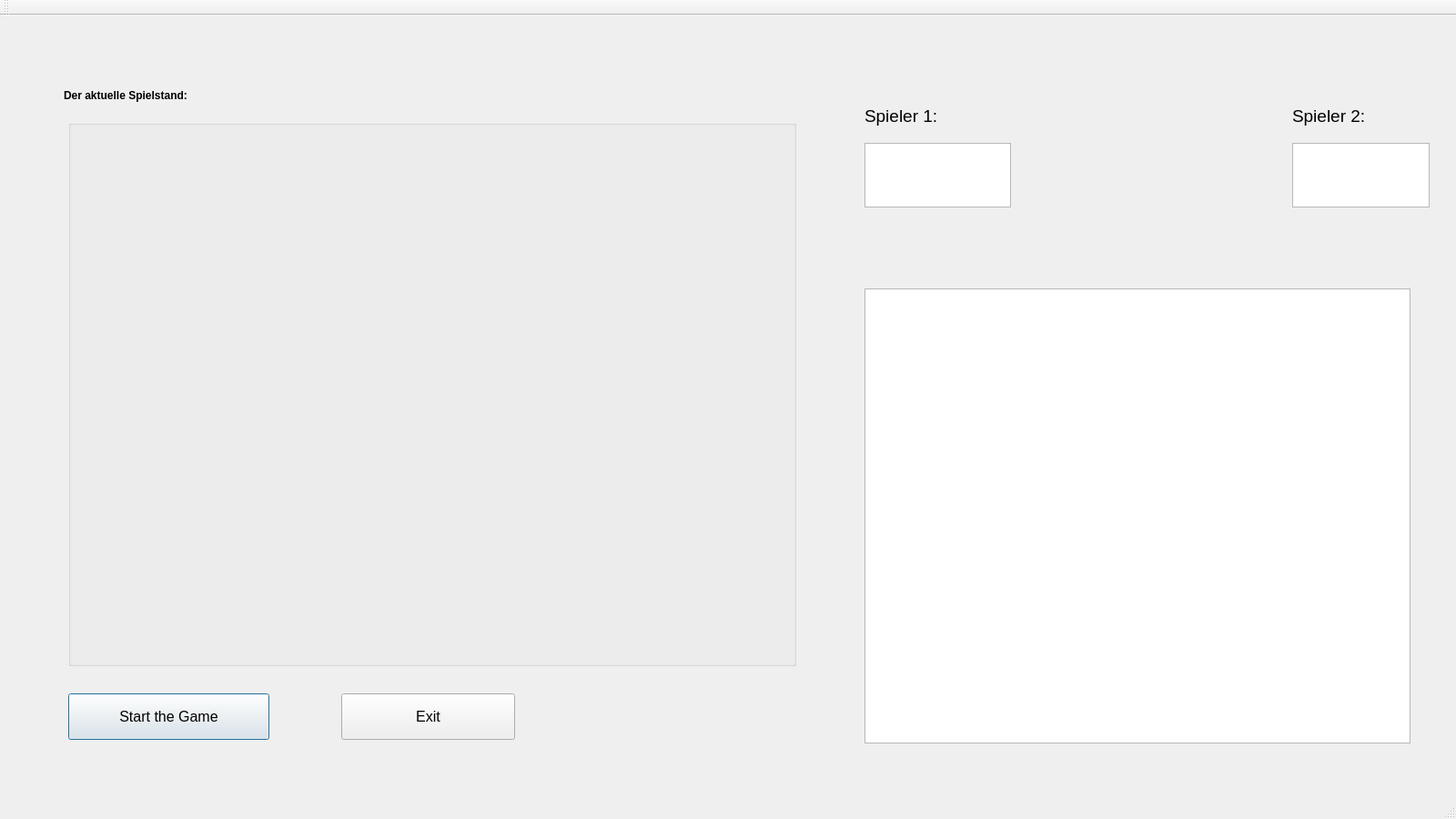
<?xml version="1.0" encoding="UTF-8"?>
<ui version="4.0">
 <class>PrimeGame_MainGUI</class>
 <widget class="QMainWindow" name="PrimeGame_MainGUI">
  <property name="geometry">
   <rect>
    <x>0</x>
    <y>0</y>
    <width>1600</width>
    <height>900</height>
   </rect>
  </property>
  <property name="windowTitle">
   <string>PrimeGameQt Version 1.5</string>
  </property>
  <widget class="QWidget" name="centralWidget">
   <widget class="QPushButton" name="StartButton">
    <property name="geometry">
     <rect>
      <x>75</x>
      <y>745</y>
      <width>221</width>
      <height>51</height>
     </rect>
    </property>
    <property name="font">
     <font>
      <pointsize>12</pointsize>
     </font>
    </property>
    <property name="text">
     <string>Start the Game</string>
    </property>
    <property name="default">
     <bool>true</bool>
    </property>
   </widget>
   <widget class="QPushButton" name="ExitButton">
    <property name="geometry">
     <rect>
      <x>375</x>
      <y>745</y>
      <width>191</width>
      <height>51</height>
     </rect>
    </property>
    <property name="font">
     <font>
      <pointsize>12</pointsize>
     </font>
    </property>
    <property name="text">
     <string>Exit</string>
    </property>
   </widget>
   <widget class="QLabel" name="label">
    <property name="geometry">
     <rect>
      <x>70</x>
      <y>80</y>
      <width>361</width>
      <height>16</height>
     </rect>
    </property>
    <property name="font">
     <font>
      <weight>75</weight>
      <bold>true</bold>
     </font>
    </property>
    <property name="text">
     <string>Der aktuelle Spielstand: </string>
    </property>
   </widget>
   <widget class="QLabel" name="label_2">
    <property name="geometry">
     <rect>
      <x>950</x>
      <y>90</y>
      <width>221</width>
      <height>41</height>
     </rect>
    </property>
    <property name="font">
     <font>
      <pointsize>14</pointsize>
     </font>
    </property>
    <property name="text">
     <string>Spieler 1:</string>
    </property>
   </widget>
   <widget class="QTextBrowser" name="textfield_points_Player1">
    <property name="geometry">
     <rect>
      <x>950</x>
      <y>140</y>
      <width>161</width>
      <height>71</height>
     </rect>
    </property>
    <property name="font">
     <font>
      <pointsize>14</pointsize>
     </font>
    </property>
   </widget>
   <widget class="QLabel" name="label_3">
    <property name="geometry">
     <rect>
      <x>1420</x>
      <y>90</y>
      <width>251</width>
      <height>41</height>
     </rect>
    </property>
    <property name="font">
     <font>
      <pointsize>14</pointsize>
     </font>
    </property>
    <property name="text">
     <string>Spieler 2:</string>
    </property>
   </widget>
   <widget class="QTextBrowser" name="textfield_points_Player2">
    <property name="geometry">
     <rect>
      <x>1420</x>
      <y>140</y>
      <width>151</width>
      <height>71</height>
     </rect>
    </property>
    <property name="font">
     <font>
      <pointsize>14</pointsize>
     </font>
    </property>
   </widget>
   <widget class="QTextBrowser" name="textField_Auswahl">
    <property name="geometry">
     <rect>
      <x>950</x>
      <y>300</y>
      <width>600</width>
      <height>500</height>
     </rect>
    </property>
   </widget>
   <widget class="QGroupBox" name="groupBox">
    <property name="geometry">
     <rect>
      <x>75</x>
      <y>115</y>
      <width>800</width>
      <height>600</height>
     </rect>
    </property>
    <property name="title">
     <string/>
    </property>
   </widget>
   <widget class="QLabel" name="label_Win">
    <property name="geometry">
     <rect>
      <x>840</x>
      <y>950</y>
      <width>731</width>
      <height>51</height>
     </rect>
    </property>
    <property name="font">
     <font>
      <pointsize>18</pointsize>
      <weight>75</weight>
      <bold>true</bold>
     </font>
    </property>
    <property name="text">
     <string/>
    </property>
   </widget>
   <widget class="QLabel" name="label_4">
    <property name="geometry">
     <rect>
      <x>1620</x>
      <y>10</y>
      <width>271</width>
      <height>61</height>
     </rect>
    </property>
    <property name="text">
     <string/>
    </property>
    <property name="pixmap">
     <pixmap>Resources/images/w-hs_pagelogo.png</pixmap>
    </property>
    <property name="scaledContents">
     <bool>true</bool>
    </property>
   </widget>
   <widget class="QLabel" name="label_5">
    <property name="geometry">
     <rect>
      <x>40</x>
      <y>0</y>
      <width>1031</width>
      <height>71</height>
     </rect>
    </property>
    <property name="text">
     <string/>
    </property>
    <property name="pixmap">
     <pixmap>Resources/images/header.png</pixmap>
    </property>
    <property name="scaledContents">
     <bool>true</bool>
    </property>
   </widget>
   <widget class="QLabel" name="label_6">
    <property name="geometry">
     <rect>
      <x>1460</x>
      <y>940</y>
      <width>441</width>
      <height>91</height>
     </rect>
    </property>
    <property name="text">
     <string/>
    </property>
    <property name="pixmap">
     <pixmap>Resources/images/author.png</pixmap>
    </property>
    <property name="scaledContents">
     <bool>true</bool>
    </property>
   </widget>
  </widget>
  <widget class="QMenuBar" name="menuBar">
   <property name="geometry">
    <rect>
     <x>0</x>
     <y>0</y>
     <width>1600</width>
     <height>21</height>
    </rect>
   </property>
  </widget>
  <widget class="QToolBar" name="mainToolBar">
   <attribute name="toolBarArea">
    <enum>TopToolBarArea</enum>
   </attribute>
   <attribute name="toolBarBreak">
    <bool>false</bool>
   </attribute>
  </widget>
  <widget class="QStatusBar" name="statusBar"/>
 </widget>
 <layoutdefault spacing="6" margin="11"/>
 <resources/>
 <connections/>
</ui>
